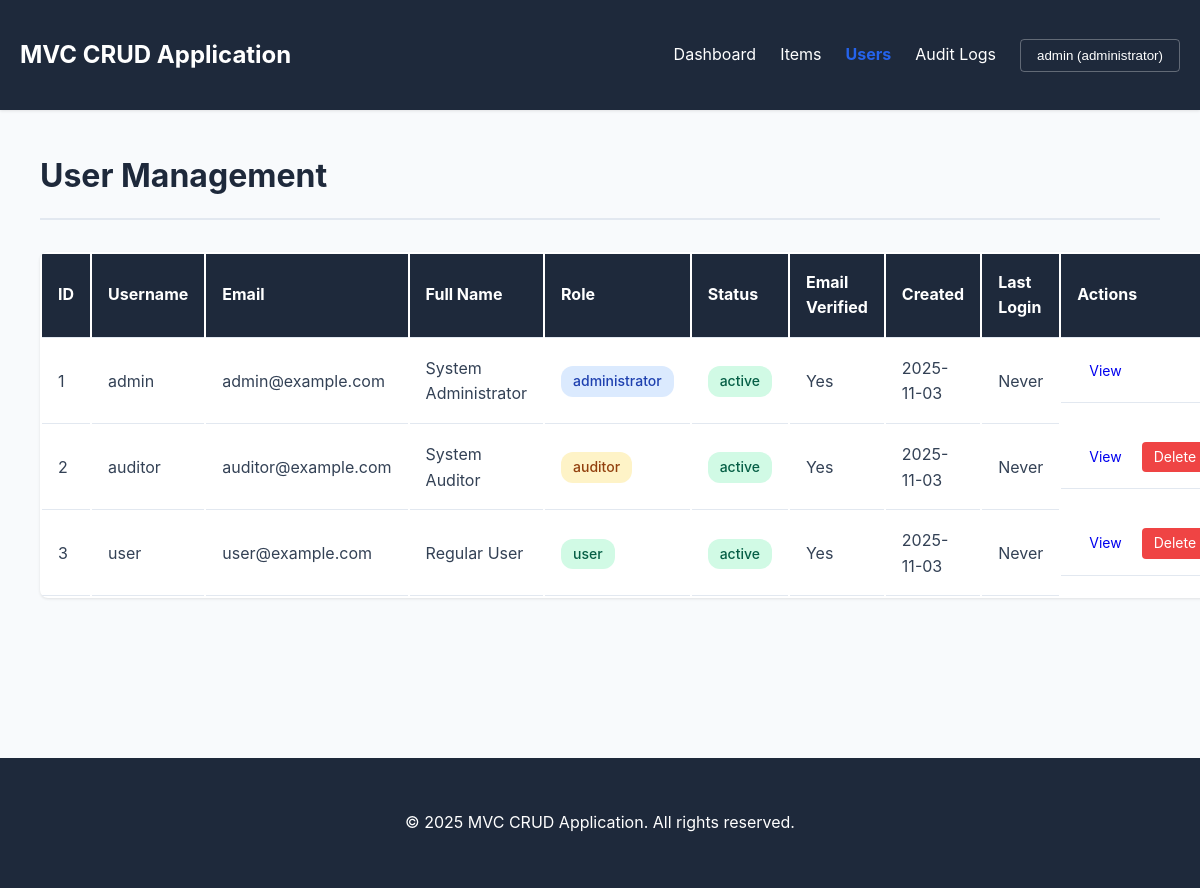
/index.php?controller=admin&action=users (signed in), run on the app's committed database.
### tables this page shows
CREATE TABLE IF NOT EXISTS users (
    id INT AUTO_INCREMENT PRIMARY KEY,
    username VARCHAR(50) NOT NULL UNIQUE,
    email VARCHAR(100) NOT NULL UNIQUE,
    password VARCHAR(255) NOT NULL,
    full_name VARCHAR(100) NOT NULL,
    role ENUM('user', 'administrator', 'auditor') DEFAULT 'user',
    status ENUM('active', 'inactive', 'suspended') DEFAULT 'active',
    email_verified TINYINT(1) DEFAULT 0,
    created_at TIMESTAMP DEFAULT CURRENT_TIMESTAMP,
    updated_at TIMESTAMP DEFAULT CURRENT_TIMESTAMP ON UPDATE CURRENT_TIMESTAMP,
    last_login TIMESTAMP NULL,
    INDEX idx_username (username),
    INDEX idx_email (email),
    INDEX idx_role (role),
    INDEX idx_status (status)
);

### app/controllers/AdminController.php (called while the page is built, shortened)
<?php
require_once APP_ROOT . '/app/controllers/BaseController.php';
class AdminController extends BaseController {
    private $userModel;
    public function __construct() {
        $this->userModel = new User();
    }
    public function users() {
        $page = max(1, (int)$this->getGet('page', 1));
        $total = $this->userModel->getUserCount();
        $pagination = $this->paginate($total, ITEMS_PER_PAGE, $page);
        $users = $this->userModel->getAllUsers(ITEMS_PER_PAGE, $pagination['offset']);
        $this->view('admin/users', [
            'users' => $users,
            'pagination' => $pagination,
            'success' => $this->getGet('success'),
            'error' => $this->getGet('error')
        ]);
    }
}

### public/index.php (called while the page is built, shortened)
<?php
require_once __DIR__ . '/../config/config.php';
$action = $_GET['action'] ?? 'index';
$action = preg_replace('/[^a-zA-Z]/', '', $action);
$controllerInstance = new $controllerClass();
try {
    $controllerInstance->$action();
} catch (Exception $e) {
    if (DEBUG_MODE) {
        die("Error: " . $e->getMessage());
    } else {
        die("An error occurred. Please try again later.");
    }
}

### app/models/User.php (called while the page is built, shortened)
<?php
class User {
    private $conn;
    public function __construct() {
        $this->db = Database::getInstance();
        $this->conn = $this->db->getConnection();
    }
    public function getAllUsers($limit = 50, $offset = 0) {
        $query = "SELECT id, username, email, full_name, role, status, email_verified, created_at, last_login
                  FROM users ORDER BY created_at DESC LIMIT :limit OFFSET :offset";
        $stmt = $this->conn->prepare($query);
        $stmt->bindParam(':limit', $limit, PDO::PARAM_INT);
        $stmt->bindParam(':offset', $offset, PDO::PARAM_INT);
        $stmt->execute();
        return $stmt->fetchAll();
    }
    public function getUserCount() {
        $query = "SELECT COUNT(*) as count FROM users";
        $stmt = $this->conn->query($query);
        $result = $stmt->fetch();
        return $result['count'];
    }
}

### config/config.php (called while the page is built, shortened)
<?php
spl_autoload_register(function ($class) {
    $paths = [
        APP_ROOT . '/app/models/',
        APP_ROOT . '/app/controllers/',
        APP_ROOT . '/config/'
    ];
    foreach ($paths as $path) {
        $file = $path . $class . '.php';
        if (file_exists($file)) {
            return;
        }
    }
});

### config/Database.php (called while the page is built, shortened)
<?php
class Database {
    private $host = DB_HOST;
    private $db_name = DB_NAME;
    private $username = DB_USER;
    private $password = DB_PASS;
    private $charset = DB_CHARSET;
    private $conn = null;
    private static $instance = null;
    public static function getInstance() {
        if (self::$instance === null) {
            self::$instance = new self();
        }
        return self::$instance;
    }
    private function connect() {
        $dsn = "mysql:host={$this->host};dbname={$this->db_name};charset={$this->charset}";
        $options = [
            PDO::ATTR_ERRMODE => PDO::ERRMODE_EXCEPTION,
            PDO::ATTR_DEFAULT_FETCH_MODE => PDO::FETCH_ASSOC,
            PDO::ATTR_EMULATE_PREPARES => false,
            PDO::ATTR_PERSISTENT => false
        ];
        try {
            $this->conn = new PDO($dsn, $this->username, $this->password, $options);
        } catch (PDOException $e) {
            if (DEBUG_MODE) {
                die("Database Connection Error: " . $e->getMessage());
            } else {
                die("Database connection failed. Please contact administrator.");
            }
        }
    }
    public function getConnection() {
        return $this->conn;
    }
}

### app/views/admin/users.php (the view, shortened to what this page needs)
<?php include APP_ROOT . '/app/views/layouts/header.php'; ?>
<div class="container">
    <div class="page-header">
        <h1>User Management</h1>
    </div>
    <?php if (empty($users)): ?>
        <div class="empty-state">
            <p>No users found.</p>
        </div>
    <?php else: ?>
        <table class="table">
            <thead>
                <tr>
                    <th>ID</th>
                    <th>Username</th>
                    <th>Email</th>
                    <th>Full Name</th>
                    <th>Role</th>
                    <th>Status</th>
                    <th>Email Verified</th>
                    <th>Created</th>
                    <th>Last Login</th>
                    <th>Actions</th>
                </tr>
            </thead>
            <tbody>
                <?php foreach ($users as $user): ?>
                    <tr>
                        <td><?php echo $user['id']; ?></td>
                        <td><?php echo htmlspecialchars($user['username']); ?></td>
                        <td><?php echo htmlspecialchars($user['email']); ?></td>
                        <td><?php echo htmlspecialchars($user['full_name']); ?></td>
                        <td><span class="badge badge-<?php echo $user['role']; ?>"><?php echo $user['role']; ?></span></td>
                        <td><span class="badge badge-<?php echo $user['status']; ?>"><?php echo $user['status']; ?></span></td>
                        <td><?php echo $user['email_verified'] ? 'Yes' : 'No'; ?></td>
                        <td><?php echo date('Y-m-d', strtotime($user['created_at'])); ?></td>
                        <td><?php echo $user['last_login'] ? date('Y-m-d H:i', strtotime($user['last_login'])) : 'Never'; ?></td>
                        <td class="actions">
                            <a href="index.php?controller=admin&action=viewUser&id=<?php echo $user['id']; ?>" class="btn btn-sm">View</a>
                            <?php if ($user['id'] != $current_user['id']): ?>
                                <a href="index.php?controller=admin&action=deleteUser&id=<?php echo $user['id']; ?>" class="btn btn-sm btn-danger" onclick="return confirm('Are you sure?')">Delete</a>
                            <?php endif; ?>
                        </td>
                    </tr>
                <?php endforeach; ?>
            </tbody>
        </table>
    <?php endif; ?>
</div>
<?php include APP_ROOT . '/app/views/layouts/footer.php'; ?>

### app/views/layouts/header.php (shortened to what this page needs)
<!DOCTYPE html>
<html lang="en">
<head>
    <link rel="stylesheet" href="<?php echo APP_URL; ?>/public/css/style.css">
</head>
<body>
    <nav class="navbar">
        <div class="container">
            <div class="nav-brand">
                <a href="<?php echo APP_URL; ?>/public/index.php"><?php echo APP_NAME; ?></a>
            </div>
            <div class="nav-menu">
                <?php if (isset($current_user) && $current_user): ?>
                    <a href="index.php?controller=dashboard&action=index">Dashboard</a>
                    <a href="index.php?controller=item&action=index">Items</a>
                    <?php if ($current_user['role'] === 'administrator'): ?>
                        <a href="index.php?controller=admin&action=users">Users</a>
                    <?php endif; ?>
                    <?php if ($current_user['role'] === 'auditor' || $current_user['role'] === 'administrator'): ?>
                        <a href="index.php?controller=audit&action=index">Audit Logs</a>
                    <?php endif; ?>
                    <div class="dropdown">
                        <button class="dropbtn">
                            <?php echo htmlspecialchars($current_user['username']); ?>
                            (<?php echo htmlspecialchars($current_user['role']); ?>)
                        </button>
                    </div>
                <?php else: ?>
                    <a href="index.php?controller=auth&action=login">Login</a>
                    <a href="index.php?controller=auth&action=register">Register</a>
                <?php endif; ?>
            </div>
        </div>
    </nav>
    <main class="container">

### public/css/style.css (style rules this page uses)
* { margin: 0; padding: 0; box-sizing: border-box; }
:root { --primary-color: #2563eb; --secondary-color: #64748b; --success-color: #10b981; --danger-color: #ef4444; --warning-color: #f59e0b; --dark-color: #1e293b; --light-color: #f8fafc; --border-color: #e2e8f0; --text-color: #334155; --shadow: 0 1px 3px rgba(0, 0, 0, 0.1); }
body { font-family: -apple-system, BlinkMacSystemFont, 'Segoe UI', Roboto, 'Helvetica Neue', Arial, sans-serif; line-height: 1.6; color: var(--text-color); background-color: var(--light-color); }
.container { max-width: 1200px; margin: 0 auto; padding: 20px; }
.navbar { background-color: var(--dark-color); color: white; padding: 1rem 0; box-shadow: var(--shadow); }
.navbar .container { display: flex; justify-content: space-between; align-items: center; }
.nav-brand a { color: white; font-size: 1.5rem; font-weight: bold; text-decoration: none; }
.nav-menu { display: flex; gap: 1.5rem; align-items: center; }
.nav-menu a { color: white; text-decoration: none; transition: color 0.3s; }
.dropdown { position: relative; display: inline-block; }
.dropbtn { background-color: transparent; color: white; border: 1px solid rgba(255, 255, 255, 0.3); padding: 0.5rem 1rem; cursor: pointer; border-radius: 4px; }
main { min-height: calc(100vh - 200px); padding: 2rem 0; }
.page-header { display: flex; justify-content: space-between; align-items: center; margin-bottom: 2rem; padding-bottom: 1rem; border-bottom: 2px solid var(--border-color); }
.page-header h1 { color: var(--dark-color); font-size: 2rem; }
.btn { display: inline-block; padding: 0.5rem 1rem; border: none; border-radius: 4px; cursor: pointer; text-decoration: none; transition: all 0.3s; font-size: 1rem; }
.btn-danger { background-color: var(--danger-color); color: white; }
.btn-sm { padding: 0.25rem 0.75rem; font-size: 0.875rem; }
.table { width: 100%; background: white; border-radius: 8px; overflow: hidden; box-shadow: var(--shadow); }
.table thead { background-color: var(--dark-color); color: white; }
.table th, .table td { padding: 1rem; text-align: left; border-bottom: 1px solid var(--border-color); }
.table .actions { display: flex; gap: 0.5rem; }
.badge { display: inline-block; padding: 0.25rem 0.75rem; border-radius: 12px; font-size: 0.875rem; font-weight: 500; }
.badge-active, .badge-user { background-color: #d1fae5; color: #065f46; }
.badge-administrator { background-color: #dbeafe; color: #1e40af; }
.badge-auditor { background-color: #fef3c7; color: #92400e; }

### data on the page
users: username "admin", role "administrator", id "1", email "admin@example.com", full_name "System Administrator", status "active", email_verified "Yes", created_at "2025-11-03", shows "Never"
users: id "2", username "auditor", email "auditor@example.com", full_name "System Auditor", role "auditor", status "active", email_verified "Yes", created_at "2025-11-03", shows "Never"
users: id "3", username "user", email "user@example.com", full_name "Regular User", role "user", status "active", email_verified "Yes", created_at "2025-11-03", shows "Never"

### other printed values
APP_NAME "MVC CRUD Application"
